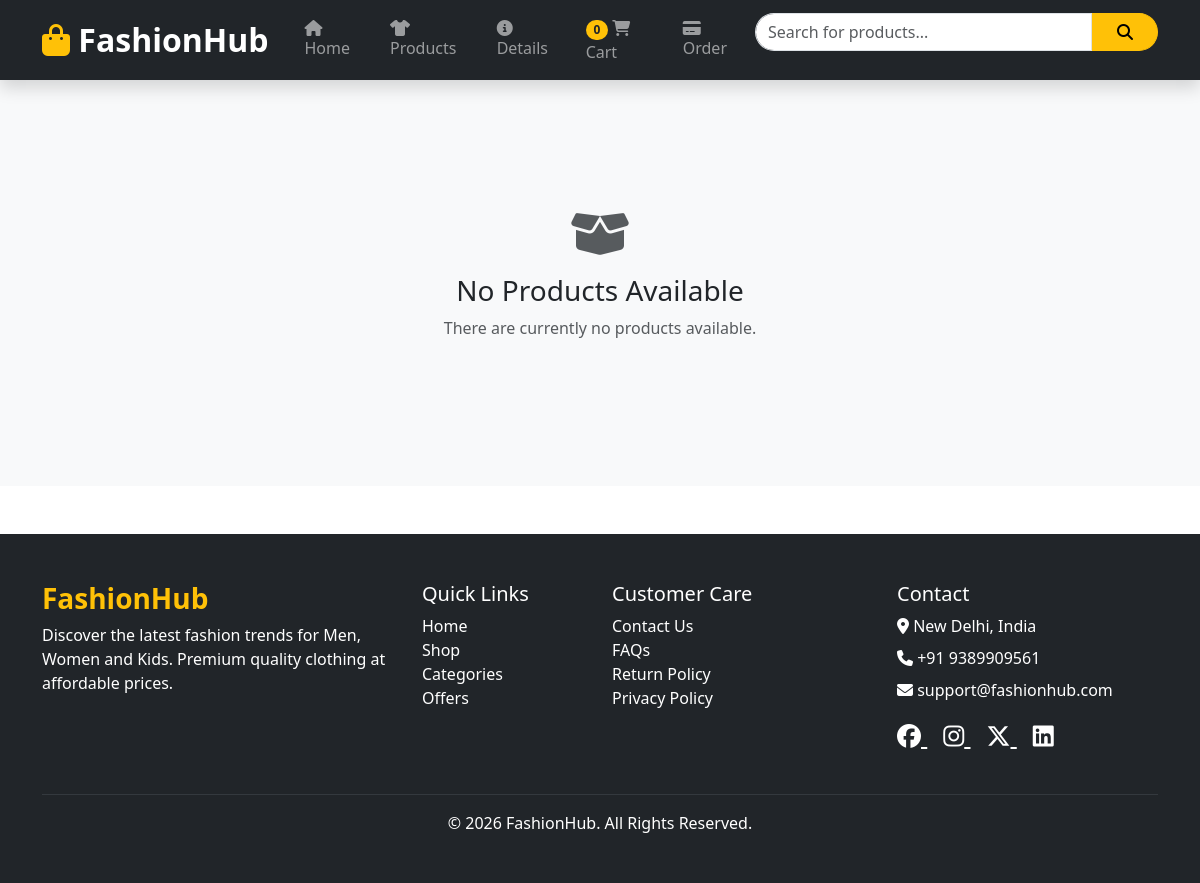
Page /men/ on the earlier database version.
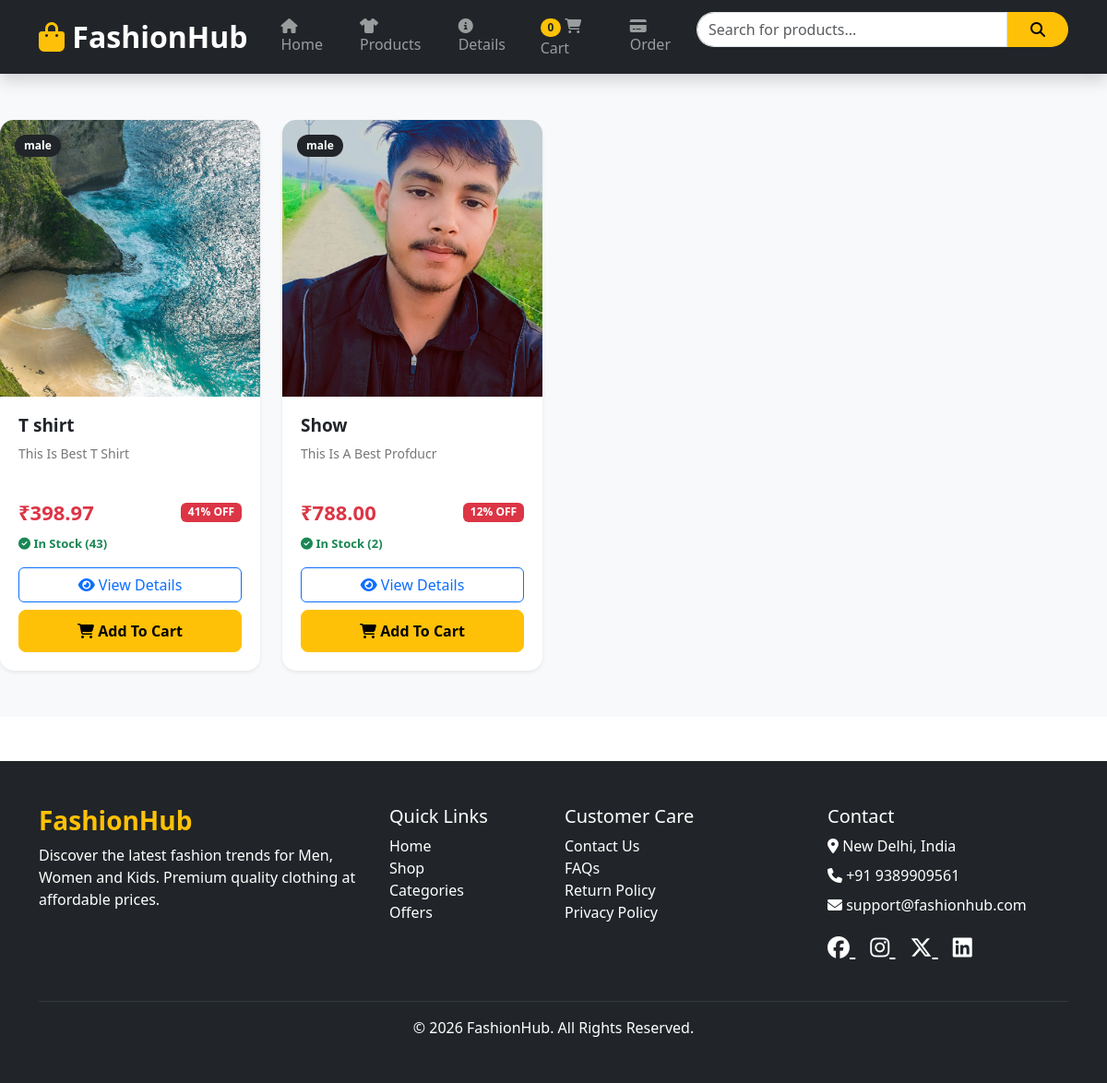
Same page on the later database version.
### AppApi/models.py (models this page shows, shortened)
class Product(models.Model):
    name = models.CharField(max_length=200)
    category = models.CharField(max_length=100)
    gender = models.CharField(
        max_length=15,
        choices=GENDER_CHOICES
    )
    description = models.TextField()
    price = models.DecimalField(max_digits=10, decimal_places=2)
    discount = models.IntegerField(default=0)
    image = models.ImageField(upload_to='products/')
    stock = models.PositiveIntegerField(default=0)
    size = models.CharField(
            max_length=4,
            choices=SIZE_CHOICES
        )
    color = models.CharField(max_length=50, blank=True)
    brand = models.CharField(max_length=100, blank=True)
    sku = models.CharField(max_length=100, unique=True)
    created_at = models.DateTimeField(auto_now_add=True)

### CodeAlpha/frontend_view.py (the view)
# urls.py: path('men/',frontend_view.men,name='men'),
def men(request):
    products = Product.objects.filter(gender='male')
    for product in products:
                 product.name = product.name.capitalize()
                 product.color = product.color.capitalize()
                 product.brand = product.brand.capitalize()
                 product.size = product.size.upper()
                 product.description = product.description.title()
                 product.discount_price = product.price - (product.price * product.discount / 100)
    return render(request, "men.html", {"products": products})

### templates/men.html (shortened to what this page needs)
{% include "header.html" %}
<section class="products-section">
    <div class="row g-4">
        {% for product in products %}
        <div class="col-xl-3 col-lg-4 col-md-6">
            <div class="card product-card shadow-sm h-100">
                <div class="product-image-wrapper">
                    {% if product.image %}
                    <img src="{{ product.image.url }}"
                         class="product-image"
                         alt="{{ product.name }}">
                    {% endif %}
                    <span class="badge bg-dark position-absolute top-0 start-0 m-3 gender-badge">
                        {{ product.gender }}
                    </span>
                </div>
                <div class="product-info">
                    <h5 class="product-name">
                        {{ product.name }}
                    </h5>
                    <p class="product-description">
                        {{ product.description }}
                    </p>
                    <div class="d-flex justify-content-between align-items-center mb-2">
                        <span class="product-price">
                            ₹{{ product.price }}
                        </span>
                        {% if product.discount %}
                            <span class="badge bg-danger">
                                {{ product.discount }}% OFF
                            </span>
                        {% endif %}
                    </div>
                    {% if product.stock > 0 %}
                        <p class="stock-text mb-3">
                            <i class="fa-solid fa-circle-check"></i>
                            In Stock ({{ product.stock }})
                        </p>
                    {% else %}
                        <p class="text-danger fw-bold mb-3">
                            <i class="fa-solid fa-circle-xmark"></i>
                            Out of Stock
                        </p>
                    {% endif %}
                    <div class="d-grid gap-2">
                        <a href="#"
                           class="btn btn-outline-primary">
                            <i class="fa-solid fa-eye"></i>
                            View Details
                        </a>
                        {% if product.stock > 0 %}
                        <button class="btn btn-warning cart-btn">
                            <i class="fa-solid fa-cart-shopping"></i>
                            Add To Cart
                        </button>
                        {% else %}
                        <button class="btn btn-secondary cart-btn"
                                disabled>
                            Out of Stock
                        </button>
                        {% endif %}
                    </div>
                </div>
            </div>
        </div>
        {% empty %}
        <div class="col-12">
            <div class="empty-products">
                <i class="fa-solid fa-box-open fa-3x text-muted mb-3"></i>
                <h3>No Products Available</h3>
                <p class="text-muted">
                    There are currently no products available.
                </p>
            </div>
        </div>
        {% endfor %}
    </div>
</section>
{% include "footer.html" %}

### templates/header.html (shortened to what this page needs)
<link href="https://cdn.jsdelivr.net/npm/bootstrap@5.3.8/dist/css/bootstrap.min.css" rel="stylesheet">
<link rel="stylesheet"href="https://cdnjs.cloudflare.com/ajax/libs/font-awesome/6.5.2/css/all.min.css">
<nav class="navbar navbar-expand-lg navbar-dark bg-dark shadow py-8">
    <div class="container">
        <a class="navbar-brand fw-bold fs-2 me-4" href="{% url 'home' %}">
            <i class="fa-solid fa-bag-shopping text-warning"></i>
            FashionHub
        </a>
        <div class="collapse navbar-collapse" id="navbarNav">
            <ul class="navbar-nav align-items-center">
               <li class="nav-item mx-1">
    <a class="nav-link {% if request.path == '/' %}active{% endif %}" href="{% url 'home' %}">
        <i class="fa-solid fa-house"></i> Home
    </a>
</li>
<li class="nav-item mx-1">
    <a class="nav-link {% if request.path == '/products/' %}active{% endif %}" href="{% url 'products' %}">
        <i class="fa-solid fa-shirt"></i> Products
    </a>
</li>
<li class="nav-item mx-1">
    <a class="nav-link {% if request.path == '/products-details/' %}active{% endif %}" href="{% url 'products_details' %}">
        <i class="fa-solid fa-circle-info"></i> Details
    </a>
</li>
<li class="nav-item mx-1">
    <a class="nav-link {% if request.path == '/cart/' %}active{% endif %}" href="{% url 'cart' %}">
        <span class="badge bg-warning text-dark rounded-pill">0</span>
        <i class="fa-solid fa-cart-shopping"></i> Cart
    </a>
</li>
<li class="nav-item mx-1">
    <a class="nav-link {% if request.path == '/order/' %}active{% endif %}" href="{% url 'order' %}">
        <i class="fa-solid fa-credit-card"></i> Order
    </a>
</li>
            </ul>
            <form class="d-flex mx-auto w-50">
                <input class="form-control rounded-start-pill"
                       type="search"
                       placeholder="Search for products...">
                <button class="btn btn-warning rounded-end-pill px-4"
                        type="submit">
                    <i class="fa-solid fa-search"></i>
                </button>
            </form>
            </div>
        </div>
</nav>

### templates/footer.html
<footer class="bg-dark text-white mt-5">
    <div class="container py-5">
        <div class="row">
            <div class="col-md-4 mb-4">
                <h3 class="fw-bold text-warning">FashionHub</h3>
                <p>
                    Discover the latest fashion trends for Men, Women and Kids.
                    Premium quality clothing at affordable prices.
                </p>
            </div>
            <div class="col-md-2 mb-4">
                <h5>Quick Links</h5>
                <ul class="list-unstyled">
                    <li><a href=" href="{% url 'home' %} class="text-white text-decoration-none">Home</a></li>
                    <li><a href="#" class="text-white text-decoration-none">Shop</a></li>
                    <li><a href="#" class="text-white text-decoration-none">Categories</a></li>
                    <li><a href="#" class="text-white text-decoration-none">Offers</a></li>
                </ul>
            </div>
            <div class="col-md-3 mb-4">
                <h5>Customer Care</h5>
                <ul class="list-unstyled">
                    <li><a href="#" class="text-white text-decoration-none">Contact Us</a></li>
                    <li><a href="#" class="text-white text-decoration-none">FAQs</a></li>
                    <li><a href="#" class="text-white text-decoration-none">Return Policy</a></li>
                    <li><a href="#" class="text-white text-decoration-none">Privacy Policy</a></li>
                </ul>
            </div>
            <div class="col-md-3 mb-4">
                <h5>Contact</h5>
                <p class="mb-2">
                    <i class="fa-solid fa-location-dot"></i>
                    New Delhi, India
                </p>
                <p class="mb-2">
                    <i class="fa-solid fa-phone"></i>
                    +91 9389909561
                </p>
                <p class="mb-3">
                    <i class="fa-solid fa-envelope"></i>
                    support@fashionhub.com
                </p>
                <a href="#" class="text-white me-3 fs-4">
                    <i class="fa-brands fa-facebook"></i>
                </a>
                <a href="#" class="text-white me-3 fs-4">
                    <i class="fa-brands fa-instagram"></i>
                </a>
                <a href="#" class="text-white me-3 fs-4">
                    <i class="fa-brands fa-x-twitter"></i>
                </a>
                <a href="#" class="text-white fs-4">
                    <i class="fa-brands fa-linkedin"></i>
                </a>
            </div>
        </div>
        <hr class="border-secondary">
        <div class="text-center">
            <p class="mb-0">
                © 2026 FashionHub. All Rights Reserved.
            </p>
        </div>
    </div>
</footer>

### templates/men.html (style rules this page uses)
.products-section { padding: 50px 0; background: #f8f9fa; }
.product-card { border: none; border-radius: 15px; overflow: hidden; transition: 0.3s ease; background: #fff; }
.product-image-wrapper { position: relative; overflow: hidden; background: #f1f1f1; }
.product-image { width: 100%; height: 300px; object-fit: cover; transition: transform 0.4s ease; }
.product-info { padding: 20px; }
.product-name { font-size: 19px; font-weight: 600; margin-bottom: 8px; }
.product-description { font-size: 14px; color: #777; min-height: 42px; }
.product-price { font-size: 22px; font-weight: 700; color: #dc3545; }
.gender-badge { font-size: 12px; padding: 6px 10px; border-radius: 20px; }
.stock-text { font-size: 13px; color: #198754; font-weight: 600; }
.cart-btn { border-radius: 8px; font-weight: 600; padding: 10px; transition: 0.3s; }

Differences in the rows shown:
added Product: image (picture), gender "male", name "T shirt", description "This Is Best T Shirt", price "398.97", discount "41", stock "43", shows "Add To Cart"
added Product: image (picture), gender "male", name "Show", description "This Is A Best Profducr", price "788.00", discount "12", stock "2", shows "Add To Cart"
Other differences:
text no longer shown: "No Products Available There are currently no products available."
